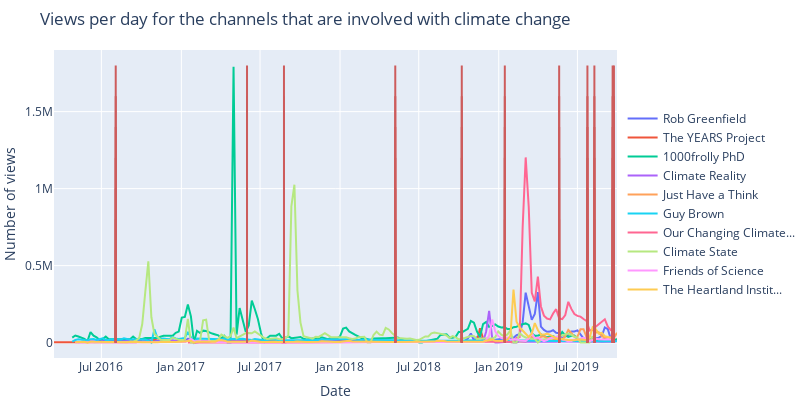

The notebook cell this image was saved under:
### Code cell
ch_list_second = ch_cc_df_second.channel.unique()
ch_list_df_second = [timeseries_cc_df[timeseries_cc_df['channel'] == channel].copy() for channel in ch_list_second]

colors = plt.cm.viridis(np.linspace(0, 1, len(ch_list_second)))

fig = go.Figure()

for ch, color in zip(ch_list_df_second, colors):
    ch['datetime'] = pd.to_datetime(ch['datetime'])
    ch.set_index('datetime', inplace=True)
    fig.add_trace(go.Scatter(x=ch.index, y=ch['delta_views'],
                             mode='lines',
                             name=ch['name'].iloc[0],
                             line=dict(width=2, color=f'rgba{tuple(int(255 * c) for c in color[:3])}')))

for y in range(200000, 2000000, 200000):
    for event_date in climate_events.loc['2016':'2019-10'].index:
        fig.add_trace(go.Scatter(x=[event_date, event_date], y=[0, y],
                                 mode='lines',
                                 line=dict(color='indianred', width=2),
                                 hoverinfo='text',
                                 text=f'Event: {climate_events.loc[event_date]["name"]}',
                                 showlegend=False)) 

fig.update_layout(
    xaxis=dict(title='Date'),
    yaxis=dict(title='Number of views'),
    title='Views per day for the channels that are involved with climate change',
    showlegend=True,
    legend=dict(x=1.01, y=0.5, traceorder='normal', orientation='v'),
    autosize=False,
    width=800,
    height=400,
    margin=dict(l=5, r=0, t=50, b=5)
)

pyo.plot(fig, filename='html_plots/timeseries_event.html')

fig.show()

### Figure 1 — Plotly figure (JSON) as saved in the notebook; plotly's stock layout.template omitted (floating-point values rounded to 4 significant figures; data arrays with more than 128 entries replaced by an {"elided": "..."} marker saying what was removed)
{"data": [{"line": {"color": "rgba(68, 1, 84)", "width": 2}, "mode": "lines", "name": "Rob Greenfield", "type": "scatter", "x": {"elided": "171 str values"}, "y": {"elided": "171 float values"}}, {"line": {"color": "rgba(71, 39, 119)", "width": 2}, "mode": "lines", "name": "The YEARS Project", "type": "scatter", "x": {"elided": "186 str values"}, "y": {"elided": "186 float values"}}, {"line": {"color": "rgba(62, 73, 137)", "width": 2}, "mode": "lines", "name": "1000frolly PhD", "type": "scatter", "x": {"elided": "180 str values"}, "y": {"elided": "180 float values"}}, {"line": {"color": "rgba(48, 103, 141)", "width": 2}, "mode": "lines", "name": "Climate Reality", "type": "scatter", "x": {"elided": "178 str values"}, "y": {"elided": "178 float values"}}, {"line": {"color": "rgba(37, 130, 142)", "width": 2}, "mode": "lines", "name": "Just Have a Think", "type": "scatter", "x": ["2019-01-28T00:00:00", "2019-02-04T00:00:00", "2019-02-11T00:00:00", "2019-02-18T00:00:00", "2019-02-25T00:00:00", "2019-03-04T00:00:00", "2019-03-11T00:00:00", "2019-03-18T00:00:00", "2019-03-25T00:00:00", "2019-04-01T01:00:00", "2019-04-08T01:00:00", "2019-04-15T01:00:00", "2019-04-22T01:00:00", "2019-04-29T01:00:00", "2019-05-06T01:00:00", "2019-05-13T01:00:00", "2019-05-20T01:00:00", "2019-05-27T01:00:00", "2019-06-03T01:00:00", "2019-06-10T01:00:00", "2019-06-17T01:00:00", "2019-06-24T01:00:00", "2019-07-01T01:00:00", "2019-07-08T01:00:00", "2019-07-15T01:00:00", "2019-07-22T01:00:00", "2019-07-29T01:00:00", "2019-08-05T01:00:00", "2019-08-12T01:00:00", "2019-08-19T01:00:00", "2019-08-26T01:00:00", "2019-09-02T01:00:00", "2019-09-09T01:00:00", "2019-09-16T01:00:00", "2019-09-23T01:00:00", "2019-09-30T01:00:00"], "y": [0, 15036, 12249, 11780.0, 10230.0, 10210.0, 17080.0, 36930.0, 24660.0, 22510.0, 37350.0, 40450.0, 30390.0, 30980.0, 22640.0, 16530.0, 16230.0, 20790.0, 41090.0, 82100.0, 62930.0, 37990.0, 38280.0, 86730.0, 86730.0, 34840.0, 14680.0, 14990.0, 66690.0, 66690.0, 42050.0, 32480.0, 32480.0, 31640.0, 31030.0, 64220.0]}, {"line": {"color": "rgba(30, 157, 136)", "width": 2}, "mode": "lines", "name": "Guy Brown", "type": "scatter", "x": {"elided": "180 str values"}, "y": {"elided": "180 float values"}}, {"line": {"color": "rgba(53, 183, 120)", "width": 2}, "mode": "lines", "name": "Our Changing Climate...", "type": "scatter", "x": {"elided": "141 str values"}, "y": {"elided": "141 float values"}}, {"line": {"color": "rgba(109, 206, 88)", "width": 2}, "mode": "lines", "name": "Climate State", "type": "scatter", "x": {"elided": "165 str values"}, "y": {"elided": "165 float values"}}, {"line": {"color": "rgba(181, 221, 43)", "width": 2}, "mode": "lines", "name": "Friends of Science", "type": "scatter", "x": {"elided": "178 str values"}, "y": {"elided": "178 float values"}}, {"line": {"color": "rgba(253, 231, 36)", "width": 2}, "mode": "lines", "name": "The Heartland Instit...", "type": "scatter", "x": {"elided": "178 str values"}, "y": {"elided": "178 float values"}}, {"hoverinfo": "text", "line": {"color": "indianred", "width": 2}, "mode": "lines", "showlegend": false, "text": "Event:  Great Barrier Reef Bleaching", "type": "scatter", "x": ["2016-08-03T00:00:00", "2016-08-03T00:00:00"], "y": [0, 200000]}, {"hoverinfo": "text", "line": {"color": "indianred", "width": 2}, "mode": "lines", "showlegend": false, "text": "Event:  US Withdrawal from Paris Agreement", "type": "scatter", "x": ["2017-06-01T00:00:00", "2017-06-01T00:00:00"], "y": [0, 200000]}, {"hoverinfo": "text", "line": {"color": "indianred", "width": 2}, "mode": "lines", "showlegend": false, "text": "Event:  Hurricane Harvey", "type": "scatter", "x": ["2017-08-25T00:00:00", "2017-08-25T00:00:00"], "y": [0, 200000]}, {"hoverinfo": "text", "line": {"color": "indianred", "width": 2}, "mode": "lines", "showlegend": false, "text": "Event:  EU Bans Neonicotinoids", "type": "scatter", "x": ["2018-05-08T00:00:00", "2018-05-08T00:00:00"], "y": [0, 200000]}, {"hoverinfo": "text", "line": {"color": "indianred", "width": 2}, "mode": "lines", "showlegend": false, "text": "Event:  IPCC Special Report on Global Warming of 1.5 °C", "type": "scatter", "x": ["2018-10-08T00:00:00", "2018-10-08T00:00:00"], "y": [0, 200000]}, {"hoverinfo": "text", "line": {"color": "indianred", "width": 2}, "mode": "lines", "showlegend": false, "text": "Event:  Greenland Ice Melting Accelerating", "type": "scatter", "x": ["2019-01-15T00:00:00", "2019-01-15T00:00:00"], "y": [0, 200000]}, {"hoverinfo": "text", "line": {"color": "indianred", "width": 2}, "mode": "lines", "showlegend": false, "text": "Event:  Extinction Rebellion Protests", "type": "scatter", "x": ["2019-05-20T00:00:00", "2019-05-20T00:00:00"], "y": [0, 200000]}, {"hoverinfo": "text", "line": {"color": "indianred", "width": 2}, "mode": "lines", "showlegend": false, "text": "Event:  Europe's Record Heatwave", "type": "scatter", "x": ["2019-07-24T00:00:00", "2019-07-24T00:00:00"], "y": [0, 200000]}, {"hoverinfo": "text", "line": {"color": "indianred", "width": 2}, "mode": "lines", "showlegend": false, "text": "Event:  Iceland Commemorates First Glacier Lost to Climate Change", "type": "scatter", "x": ["2019-08-09T00:00:00", "2019-08-09T00:00:00"], "y": [0, 200000]}, {"hoverinfo": "text", "line": {"color": "indianred", "width": 2}, "mode": "lines", "showlegend": false, "text": "Event:  Global Climate Strike", "type": "scatter", "x": ["2019-09-20T00:00:00", "2019-09-20T00:00:00"], "y": [0, 200000]}, {"hoverinfo": "text", "line": {"color": "indianred", "width": 2}, "mode": "lines", "showlegend": false, "text": "Event:  UN Climate Action Summit 2019", "type": "scatter", "x": ["2019-09-23T00:00:00", "2019-09-23T00:00:00"], "y": [0, 200000]}, {"hoverinfo": "text", "line": {"color": "indianred", "width": 2}, "mode": "lines", "showlegend": false, "text": "Event:  Great Barrier Reef Bleaching", "type": "scatter", "x": ["2016-08-03T00:00:00", "2016-08-03T00:00:00"], "y": [0, 400000]}, {"hoverinfo": "text", "line": {"color": "indianred", "width": 2}, "mode": "lines", "showlegend": false, "text": "Event:  US Withdrawal from Paris Agreement", "type": "scatter", "x": ["2017-06-01T00:00:00", "2017-06-01T00:00:00"], "y": [0, 400000]}, {"hoverinfo": "text", "line": {"color": "indianred", "width": 2}, "mode": "lines", "showlegend": false, "text": "Event:  Hurricane Harvey", "type": "scatter", "x": ["2017-08-25T00:00:00", "2017-08-25T00:00:00"], "y": [0, 400000]}, {"hoverinfo": "text", "line": {"color": "indianred", "width": 2}, "mode": "lines", "showlegend": false, "text": "Event:  EU Bans Neonicotinoids", "type": "scatter", "x": ["2018-05-08T00:00:00", "2018-05-08T00:00:00"], "y": [0, 400000]}, {"hoverinfo": "text", "line": {"color": "indianred", "width": 2}, "mode": "lines", "showlegend": false, "text": "Event:  IPCC Special Report on Global Warming of 1.5 °C", "type": "scatter", "x": ["2018-10-08T00:00:00", "2018-10-08T00:00:00"], "y": [0, 400000]}, {"hoverinfo": "text", "line": {"color": "indianred", "width": 2}, "mode": "lines", "showlegend": false, "text": "Event:  Greenland Ice Melting Accelerating", "type": "scatter", "x": ["2019-01-15T00:00:00", "2019-01-15T00:00:00"], "y": [0, 400000]}, {"hoverinfo": "text", "line": {"color": "indianred", "width": 2}, "mode": "lines", "showlegend": false, "text": "Event:  Extinction Rebellion Protests", "type": "scatter", "x": ["2019-05-20T00:00:00", "2019-05-20T00:00:00"], "y": [0, 400000]}, {"hoverinfo": "text", "line": {"color": "indianred", "width": 2}, "mode": "lines", "showlegend": false, "text": "Event:  Europe's Record Heatwave", "type": "scatter", "x": ["2019-07-24T00:00:00", "2019-07-24T00:00:00"], "y": [0, 400000]}, {"hoverinfo": "text", "line": {"color": "indianred", "width": 2}, "mode": "lines", "showlegend": false, "text": "Event:  Iceland Commemorates First Glacier Lost to Climate Change", "type": "scatter", "x": ["2019-08-09T00:00:00", "2019-08-09T00:00:00"], "y": [0, 400000]}, {"hoverinfo": "text", "line": {"color": "indianred", "width": 2}, "mode": "lines", "showlegend": false, "text": "Event:  Global Climate Strike", "type": "scatter", "x": ["2019-09-20T00:00:00", "2019-09-20T00:00:00"], "y": [0, 400000]}, {"hoverinfo": "text", "line": {"color": "indianred", "width": 2}, "mode": "lines", "showlegend": false, "text": "Event:  UN Climate Action Summit 2019", "type": "scatter", "x": ["2019-09-23T00:00:00", "2019-09-23T00:00:00"], "y": [0, 400000]}, {"hoverinfo": "text", "line": {"color": "indianred", "width": 2}, "mode": "lines", "showlegend": false, "text": "Event:  Great Barrier Reef Bleaching", "type": "scatter", "x": ["2016-08-03T00:00:00", "2016-08-03T00:00:00"], "y": [0, 600000]}, {"hoverinfo": "text", "line": {"color": "indianred", "width": 2}, "mode": "lines", "showlegend": false, "text": "Event:  US Withdrawal from Paris Agreement", "type": "scatter", "x": ["2017-06-01T00:00:00", "2017-06-01T00:00:00"], "y": [0, 600000]}, {"hoverinfo": "text", "line": {"color": "indianred", "width": 2}, "mode": "lines", "showlegend": false, "text": "Event:  Hurricane Harvey", "type": "scatter", "x": ["2017-08-25T00:00:00", "2017-08-25T00:00:00"], "y": [0, 600000]}, {"hoverinfo": "text", "line": {"color": "indianred", "width": 2}, "mode": "lines", "showlegend": false, "text": "Event:  EU Bans Neonicotinoids", "type": "scatter", "x": ["2018-05-08T00:00:00", "2018-05-08T00:00:00"], "y": [0, 600000]}, {"hoverinfo": "text", "line": {"color": "indianred", "width": 2}, "mode": "lines", "showlegend": false, "text": "Event:  IPCC Special Report on Global Warming of 1.5 °C", "type": "scatter", "x": ["2018-10-08T00:00:00", "2018-10-08T00:00:00"], "y": [0, 600000]}, {"hoverinfo": "text", "line": {"color": "indianred", "width": 2}, "mode": "lines", "showlegend": false, "text": "Event:  Greenland Ice Melting Accelerating", "type": "scatter", "x": ["2019-01-15T00:00:00", "2019-01-15T00:00:00"], "y": [0, 600000]}, {"hoverinfo": "text", "line": {"color": "indianred", "width": 2}, "mode": "lines", "showlegend": false, "text": "Event:  Extinction Rebellion Protests", "type": "scatter", "x": ["2019-05-20T00:00:00", "2019-05-20T00:00:00"], "y": [0, 600000]}, {"hoverinfo": "text", "line": {"color": "indianred", "width": 2}, "mode": "lines", "showlegend": false, "text": "Event:  Europe's Record Heatwave", "type": "scatter", "x": ["2019-07-24T00:00:00", "2019-07-24T00:00:00"], "y": [0, 600000]}, {"hoverinfo": "text", "line": {"color": "indianred", "width": 2}, "mode": "lines", "showlegend": false, "text": "Event:  Iceland Commemorates First Glacier Lost to Climate Change", "type": "scatter", "x": ["2019-08-09T00:00:00", "2019-08-09T00:00:00"], "y": [0, 600000]}, {"hoverinfo": "text", "line": {"color": "indianred", "width": 2}, "mode": "lines", "showlegend": false, "text": "Event:  Global Climate Strike", "type": "scatter", "x": ["2019-09-20T00:00:00", "2019-09-20T00:00:00"], "y": [0, 600000]}, {"hoverinfo": "text", "line": {"color": "indianred", "width": 2}, "mode": "lines", "showlegend": false, "text": "Event:  UN Climate Action Summit 2019", "type": "scatter", "x": ["2019-09-23T00:00:00", "2019-09-23T00:00:00"], "y": [0, 600000]}, {"hoverinfo": "text", "line": {"color": "indianred", "width": 2}, "mode": "lines", "showlegend": false, "text": "Event:  Great Barrier Reef Bleaching", "type": "scatter", "x": ["2016-08-03T00:00:00", "2016-08-03T00:00:00"], "y": [0, 800000]}, {"hoverinfo": "text", "line": {"color": "indianred", "width": 2}, "mode": "lines", "showlegend": false, "text": "Event:  US Withdrawal from Paris Agreement", "type": "scatter", "x": ["2017-06-01T00:00:00", "2017-06-01T00:00:00"], "y": [0, 800000]}, {"hoverinfo": "text", "line": {"color": "indianred", "width": 2}, "mode": "lines", "showlegend": false, "text": "Event:  Hurricane Harvey", "type": "scatter", "x": ["2017-08-25T00:00:00", "2017-08-25T00:00:00"], "y": [0, 800000]}, {"hoverinfo": "text", "line": {"color": "indianred", "width": 2}, "mode": "lines", "showlegend": false, "text": "Event:  EU Bans Neonicotinoids", "type": "scatter", "x": ["2018-05-08T00:00:00", "2018-05-08T00:00:00"], "y": [0, 800000]}, {"hoverinfo": "text", "line": {"color": "indianred", "width": 2}, "mode": "lines", "showlegend": false, "text": "Event:  IPCC Special Report on Global Warming of 1.5 °C", "type": "scatter", "x": ["2018-10-08T00:00:00", "2018-10-08T00:00:00"], "y": [0, 800000]}, {"hoverinfo": "text", "line": {"color": "indianred", "width": 2}, "mode": "lines", "showlegend": false, "text": "Event:  Greenland Ice Melting Accelerating", "type": "scatter", "x": ["2019-01-15T00:00:00", "2019-01-15T00:00:00"], "y": [0, 800000]}, {"hoverinfo": "text", "line": {"color": "indianred", "width": 2}, "mode": "lines", "showlegend": false, "text": "Event:  Extinction Rebellion Protests", "type": "scatter", "x": ["2019-05-20T00:00:00", "2019-05-20T00:00:00"], "y": [0, 800000]}, {"hoverinfo": "text", "line": {"color": "indianred", "width": 2}, "mode": "lines", "showlegend": false, "text": "Event:  Europe's Record Heatwave", "type": "scatter", "x": ["2019-07-24T00:00:00", "2019-07-24T00:00:00"], "y": [0, 800000]}, {"hoverinfo": "text", "line": {"color": "indianred", "width": 2}, "mode": "lines", "showlegend": false, "text": "Event:  Iceland Commemorates First Glacier Lost to Climate Change", "type": "scatter", "x": ["2019-08-09T00:00:00", "2019-08-09T00:00:00"], "y": [0, 800000]}, {"hoverinfo": "text", "line": {"color": "indianred", "width": 2}, "mode": "lines", "showlegend": false, "text": "Event:  Global Climate Strike", "type": "scatter", "x": ["2019-09-20T00:00:00", "2019-09-20T00:00:00"], "y": [0, 800000]}, {"hoverinfo": "text", "line": {"color": "indianred", "width": 2}, "mode": "lines", "showlegend": false, "text": "Event:  UN Climate Action Summit 2019", "type": "scatter", "x": ["2019-09-23T00:00:00", "2019-09-23T00:00:00"], "y": [0, 800000]}, {"hoverinfo": "text", "line": {"color": "indianred", "width": 2}, "mode": "lines", "showlegend": false, "text": "Event:  Great Barrier Reef Bleaching", "type": "scatter", "x": ["2016-08-03T00:00:00", "2016-08-03T00:00:00"], "y": [0, 1000000]}, {"hoverinfo": "text", "line": {"color": "indianred", "width": 2}, "mode": "lines", "showlegend": false, "text": "Event:  US Withdrawal from Paris Agreement", "type": "scatter", "x": ["2017-06-01T00:00:00", "2017-06-01T00:00:00"], "y": [0, 1000000]}, {"hoverinfo": "text", "line": {"color": "indianred", "width": 2}, "mode": "lines", "showlegend": false, "text": "Event:  Hurricane Harvey", "type": "scatter", "x": ["2017-08-25T00:00:00", "2017-08-25T00:00:00"], "y": [0, 1000000]}, {"hoverinfo": "text", "line": {"color": "indianred", "width": 2}, "mode": "lines", "showlegend": false, "text": "Event:  EU Bans Neonicotinoids", "type": "scatter", "x": ["2018-05-08T00:00:00", "2018-05-08T00:00:00"], "y": [0, 1000000]}, {"hoverinfo": "text", "line": {"color": "indianred", "width": 2}, "mode": "lines", "showlegend": false, "text": "Event:  IPCC Special Report on Global Warming of 1.5 °C", "type": "scatter", "x": ["2018-10-08T00:00:00", "2018-10-08T00:00:00"], "y": [0, 1000000]}, {"hoverinfo": "text", "line": {"color": "indianred", "width": 2}, "mode": "lines", "showlegend": false, "text": "Event:  Greenland Ice Melting Accelerating", "type": "scatter", "x": ["2019-01-15T00:00:00", "2019-01-15T00:00:00"], "y": [0, 1000000]}, {"hoverinfo": "text", "line": {"color": "indianred", "width": 2}, "mode": "lines", "showlegend": false, "text": "Event:  Extinction Rebellion Protests", "type": "scatter", "x": ["2019-05-20T00:00:00", "2019-05-20T00:00:00"], "y": [0, 1000000]}, {"hoverinfo": "text", "line": {"color": "indianred", "width": 2}, "mode": "lines", "showlegend": false, "text": "Event:  Europe's Record Heatwave", "type": "scatter", "x": ["2019-07-24T00:00:00", "2019-07-24T00:00:00"], "y": [0, 1000000]}, {"hoverinfo": "text", "line": {"color": "indianred", "width": 2}, "mode": "lines", "showlegend": false, "text": "Event:  Iceland Commemorates First Glacier Lost to Climate Change", "type": "scatter", "x": ["2019-08-09T00:00:00", "2019-08-09T00:00:00"], "y": [0, 1000000]}, {"hoverinfo": "text", "line": {"color": "indianred", "width": 2}, "mode": "lines", "showlegend": false, "text": "Event:  Global Climate Strike", "type": "scatter", "x": ["2019-09-20T00:00:00", "2019-09-20T00:00:00"], "y": [0, 1000000]}, {"hoverinfo": "text", "line": {"color": "indianred", "width": 2}, "mode": "lines", "showlegend": false, "text": "Event:  UN Climate Action Summit 2019", "type": "scatter", "x": ["2019-09-23T00:00:00", "2019-09-23T00:00:00"], "y": [0, 1000000]}, {"hoverinfo": "text", "line": {"color": "indianred", "width": 2}, "mode": "lines", "showlegend": false, "text": "Event:  Great Barrier Reef Bleaching", "type": "scatter", "x": ["2016-08-03T00:00:00", "2016-08-03T00:00:00"], "y": [0, 1200000]}, {"hoverinfo": "text", "line": {"color": "indianred", "width": 2}, "mode": "lines", "showlegend": false, "text": "Event:  US Withdrawal from Paris Agreement", "type": "scatter", "x": ["2017-06-01T00:00:00", "2017-06-01T00:00:00"], "y": [0, 1200000]}, {"hoverinfo": "text", "line": {"color": "indianred", "width": 2}, "mode": "lines", "showlegend": false, "text": "Event:  Hurricane Harvey", "type": "scatter", "x": ["2017-08-25T00:00:00", "2017-08-25T00:00:00"], "y": [0, 1200000]}, {"hoverinfo": "text", "line": {"color": "indianred", "width": 2}, "mode": "lines", "showlegend": false, "text": "Event:  EU Bans Neonicotinoids", "type": "scatter", "x": ["2018-05-08T00:00:00", "2018-05-08T00:00:00"], "y": [0, 1200000]}, {"hoverinfo": "text", "line": {"color": "indianred", "width": 2}, "mode": "lines", "showlegend": false, "text": "Event:  IPCC Special Report on Global Warming of 1.5 °C", "type": "scatter", "x": ["2018-10-08T00:00:00", "2018-10-08T00:00:00"], "y": [0, 1200000]}, {"hoverinfo": "text", "line": {"color": "indianred", "width": 2}, "mode": "lines", "showlegend": false, "text": "Event:  Greenland Ice Melting Accelerating", "type": "scatter", "x": ["2019-01-15T00:00:00", "2019-01-15T00:00:00"], "y": [0, 1200000]}, {"hoverinfo": "text", "line": {"color": "indianred", "width": 2}, "mode": "lines", "showlegend": false, "text": "Event:  Extinction Rebellion Protests", "type": "scatter", "x": ["2019-05-20T00:00:00", "2019-05-20T00:00:00"], "y": [0, 1200000]}, {"hoverinfo": "text", "line": {"color": "indianred", "width": 2}, "mode": "lines", "showlegend": false, "text": "Event:  Europe's Record Heatwave", "type": "scatter", "x": ["2019-07-24T00:00:00", "2019-07-24T00:00:00"], "y": [0, 1200000]}, {"hoverinfo": "text", "line": {"color": "indianred", "width": 2}, "mode": "lines", "showlegend": false, "text": "Event:  Iceland Commemorates First Glacier Lost to Climate Change", "type": "scatter", "x": ["2019-08-09T00:00:00", "2019-08-09T00:00:00"], "y": [0, 1200000]}, {"hoverinfo": "text", "line": {"color": "indianred", "width": 2}, "mode": "lines", "showlegend": false, "text": "Event:  Global Climate Strike", "type": "scatter", "x": ["2019-09-20T00:00:00", "2019-09-20T00:00:00"], "y": [0, 1200000]}, {"hoverinfo": "text", "line": {"color": "indianred", "width": 2}, "mode": "lines", "showlegend": false, "text": "Event:  UN Climate Action Summit 2019", "type": "scatter", "x": ["2019-09-23T00:00:00", "2019-09-23T00:00:00"], "y": [0, 1200000]}, {"hoverinfo": "text", "line": {"color": "indianred", "width": 2}, "mode": "lines", "showlegend": false, "text": "Event:  Great Barrier Reef Bleaching", "type": "scatter", "x": ["2016-08-03T00:00:00", "2016-08-03T00:00:00"], "y": [0, 1400000]}, {"hoverinfo": "text", "line": {"color": "indianred", "width": 2}, "mode": "lines", "showlegend": false, "text": "Event:  US Withdrawal from Paris Agreement", "type": "scatter", "x": ["2017-06-01T00:00:00", "2017-06-01T00:00:00"], "y": [0, 1400000]}, {"hoverinfo": "text", "line": {"color": "indianred", "width": 2}, "mode": "lines", "showlegend": false, "text": "Event:  Hurricane Harvey", "type": "scatter", "x": ["2017-08-25T00:00:00", "2017-08-25T00:00:00"], "y": [0, 1400000]}, {"hoverinfo": "text", "line": {"color": "indianred", "width": 2}, "mode": "lines", "showlegend": false, "text": "Event:  EU Bans Neonicotinoids", "type": "scatter", "x": ["2018-05-08T00:00:00", "2018-05-08T00:00:00"], "y": [0, 1400000]}, {"hoverinfo": "text", "line": {"color": "indianred", "width": 2}, "mode": "lines", "showlegend": false, "text": "Event:  IPCC Special Report on Global Warming of 1.5 °C", "type": "scatter", "x": ["2018-10-08T00:00:00", "2018-10-08T00:00:00"], "y": [0, 1400000]}, {"hoverinfo": "text", "line": {"color": "indianred", "width": 2}, "mode": "lines", "showlegend": false, "text": "Event:  Greenland Ice Melting Accelerating", "type": "scatter", "x": ["2019-01-15T00:00:00", "2019-01-15T00:00:00"], "y": [0, 1400000]}, {"hoverinfo": "text", "line": {"color": "indianred", "width": 2}, "mode": "lines", "showlegend": false, "text": "Event:  Extinction Rebellion Protests", "type": "scatter", "x": ["2019-05-20T00:00:00", "2019-05-20T00:00:00"], "y": [0, 1400000]}, {"hoverinfo": "text", "line": {"color": "indianred", "width": 2}, "mode": "lines", "showlegend": false, "text": "Event:  Europe's Record Heatwave", "type": "scatter", "x": ["2019-07-24T00:00:00", "2019-07-24T00:00:00"], "y": [0, 1400000]}, {"hoverinfo": "text", "line": {"color": "indianred", "width": 2}, "mode": "lines", "showlegend": false, "text": "Event:  Iceland Commemorates First Glacier Lost to Climate Change", "type": "scatter", "x": ["2019-08-09T00:00:00", "2019-08-09T00:00:00"], "y": [0, 1400000]}, {"hoverinfo": "text", "line": {"color": "indianred", "width": 2}, "mode": "lines", "showlegend": false, "text": "Event:  Global Climate Strike", "type": "scatter", "x": ["2019-09-20T00:00:00", "2019-09-20T00:00:00"], "y": [0, 1400000]}, {"hoverinfo": "text", "line": {"color": "indianred", "width": 2}, "mode": "lines", "showlegend": false, "text": "Event:  UN Climate Action Summit 2019", "type": "scatter", "x": ["2019-09-23T00:00:00", "2019-09-23T00:00:00"], "y": [0, 1400000]}, {"hoverinfo": "text", "line": {"color": "indianred", "width": 2}, "mode": "lines", "showlegend": false, "text": "Event:  Great Barrier Reef Bleaching", "type": "scatter", "x": ["2016-08-03T00:00:00", "2016-08-03T00:00:00"], "y": [0, 1600000]}, {"hoverinfo": "text", "line": {"color": "indianred", "width": 2}, "mode": "lines", "showlegend": false, "text": "Event:  US Withdrawal from Paris Agreement", "type": "scatter", "x": ["2017-06-01T00:00:00", "2017-06-01T00:00:00"], "y": [0, 1600000]}, {"hoverinfo": "text", "line": {"color": "indianred", "width": 2}, "mode": "lines", "showlegend": false, "text": "Event:  Hurricane Harvey", "type": "scatter", "x": ["2017-08-25T00:00:00", "2017-08-25T00:00:00"], "y": [0, 1600000]}, {"hoverinfo": "text", "line": {"color": "indianred", "width": 2}, "mode": "lines", "showlegend": false, "text": "Event:  EU Bans Neonicotinoids", "type": "scatter", "x": ["2018-05-08T00:00:00", "2018-05-08T00:00:00"], "y": [0, 1600000]}, {"hoverinfo": "text", "line": {"color": "indianred", "width": 2}, "mode": "lines", "showlegend": false, "text": "Event:  IPCC Special Report on Global Warming of 1.5 °C", "type": "scatter", "x": ["2018-10-08T00:00:00", "2018-10-08T00:00:00"], "y": [0, 1600000]}, {"hoverinfo": "text", "line": {"color": "indianred", "width": 2}, "mode": "lines", "showlegend": false, "text": "Event:  Greenland Ice Melting Accelerating", "type": "scatter", "x": ["2019-01-15T00:00:00", "2019-01-15T00:00:00"], "y": [0, 1600000]}, {"hoverinfo": "text", "line": {"color": "indianred", "width": 2}, "mode": "lines", "showlegend": false, "text": "Event:  Extinction Rebellion Protests", "type": "scatter", "x": ["2019-05-20T00:00:00", "2019-05-20T00:00:00"], "y": [0, 1600000]}, {"hoverinfo": "text", "line": {"color": "indianred", "width": 2}, "mode": "lines", "showlegend": false, "text": "Event:  Europe's Record Heatwave", "type": "scatter", "x": ["2019-07-24T00:00:00", "2019-07-24T00:00:00"], "y": [0, 1600000]}, {"hoverinfo": "text", "line": {"color": "indianred", "width": 2}, "mode": "lines", "showlegend": false, "text": "Event:  Iceland Commemorates First Glacier Lost to Climate Change", "type": "scatter", "x": ["2019-08-09T00:00:00", "2019-08-09T00:00:00"], "y": [0, 1600000]}, {"hoverinfo": "text", "line": {"color": "indianred", "width": 2}, "mode": "lines", "showlegend": false, "text": "Event:  Global Climate Strike", "type": "scatter", "x": ["2019-09-20T00:00:00", "2019-09-20T00:00:00"], "y": [0, 1600000]}, {"hoverinfo": "text", "line": {"color": "indianred", "width": 2}, "mode": "lines", "showlegend": false, "text": "Event:  UN Climate Action Summit 2019", "type": "scatter", "x": ["2019-09-23T00:00:00", "2019-09-23T00:00:00"], "y": [0, 1600000]}, {"hoverinfo": "text", "line": {"color": "indianred", "width": 2}, "mode": "lines", "showlegend": false, "text": "Event:  Great Barrier Reef Bleaching", "type": "scatter", "x": ["2016-08-03T00:00:00", "2016-08-03T00:00:00"], "y": [0, 1800000]}, {"hoverinfo": "text", "line": {"color": "indianred", "width": 2}, "mode": "lines", "showlegend": false, "text": "Event:  US Withdrawal from Paris Agreement", "type": "scatter", "x": ["2017-06-01T00:00:00", "2017-06-01T00:00:00"], "y": [0, 1800000]}, {"hoverinfo": "text", "line": {"color": "indianred", "width": 2}, "mode": "lines", "showlegend": false, "text": "Event:  Hurricane Harvey", "type": "scatter", "x": ["2017-08-25T00:00:00", "2017-08-25T00:00:00"], "y": [0, 1800000]}, {"hoverinfo": "text", "line": {"color": "indianred", "width": 2}, "mode": "lines", "showlegend": false, "text": "Event:  EU Bans Neonicotinoids", "type": "scatter", "x": ["2018-05-08T00:00:00", "2018-05-08T00:00:00"], "y": [0, 1800000]}, {"hoverinfo": "text", "line": {"color": "indianred", "width": 2}, "mode": "lines", "showlegend": false, "text": "Event:  IPCC Special Report on Global Warming of 1.5 °C", "type": "scatter", "x": ["2018-10-08T00:00:00", "2018-10-08T00:00:00"], "y": [0, 1800000]}, {"hoverinfo": "text", "line": {"color": "indianred", "width": 2}, "mode": "lines", "showlegend": false, "text": "Event:  Greenland Ice Melting Accelerating", "type": "scatter", "x": ["2019-01-15T00:00:00", "2019-01-15T00:00:00"], "y": [0, 1800000]}, {"hoverinfo": "text", "line": {"color": "indianred", "width": 2}, "mode": "lines", "showlegend": false, "text": "Event:  Extinction Rebellion Protests", "type": "scatter", "x": ["2019-05-20T00:00:00", "2019-05-20T00:00:00"], "y": [0, 1800000]}, {"hoverinfo": "text", "line": {"color": "indianred", "width": 2}, "mode": "lines", "showlegend": false, "text": "Event:  Europe's Record Heatwave", "type": "scatter", "x": ["2019-07-24T00:00:00", "2019-07-24T00:00:00"], "y": [0, 1800000]}, {"hoverinfo": "text", "line": {"color": "indianred", "width": 2}, "mode": "lines", "showlegend": false, "text": "Event:  Iceland Commemorates First Glacier Lost to Climate Change", "type": "scatter", "x": ["2019-08-09T00:00:00", "2019-08-09T00:00:00"], "y": [0, 1800000]}, {"hoverinfo": "text", "line": {"color": "indianred", "width": 2}, "mode": "lines", "showlegend": false, "text": "Event:  Global Climate Strike", "type": "scatter", "x": ["2019-09-20T00:00:00", "2019-09-20T00:00:00"], "y": [0, 1800000]}, {"hoverinfo": "text", "line": {"color": "indianred", "width": 2}, "mode": "lines", "showlegend": false, "text": "Event:  UN Climate Action Summit 2019", "type": "scatter", "x": ["2019-09-23T00:00:00", "2019-09-23T00:00:00"], "y": [0, 1800000]}], "layout": {"autosize": false, "height": 400, "legend": {"orientation": "v", "traceorder": "normal", "x": 1.01, "y": 0.5}, "margin": {"b": 5, "l": 5, "r": 0, "t": 50}, "showlegend": true, "title": {"text": "Views per day for the channels that are involved with climate change"}, "width": 800, "xaxis": {"title": {"text": "Date"}}, "yaxis": {"title": {"text": "Number of views"}}}}
